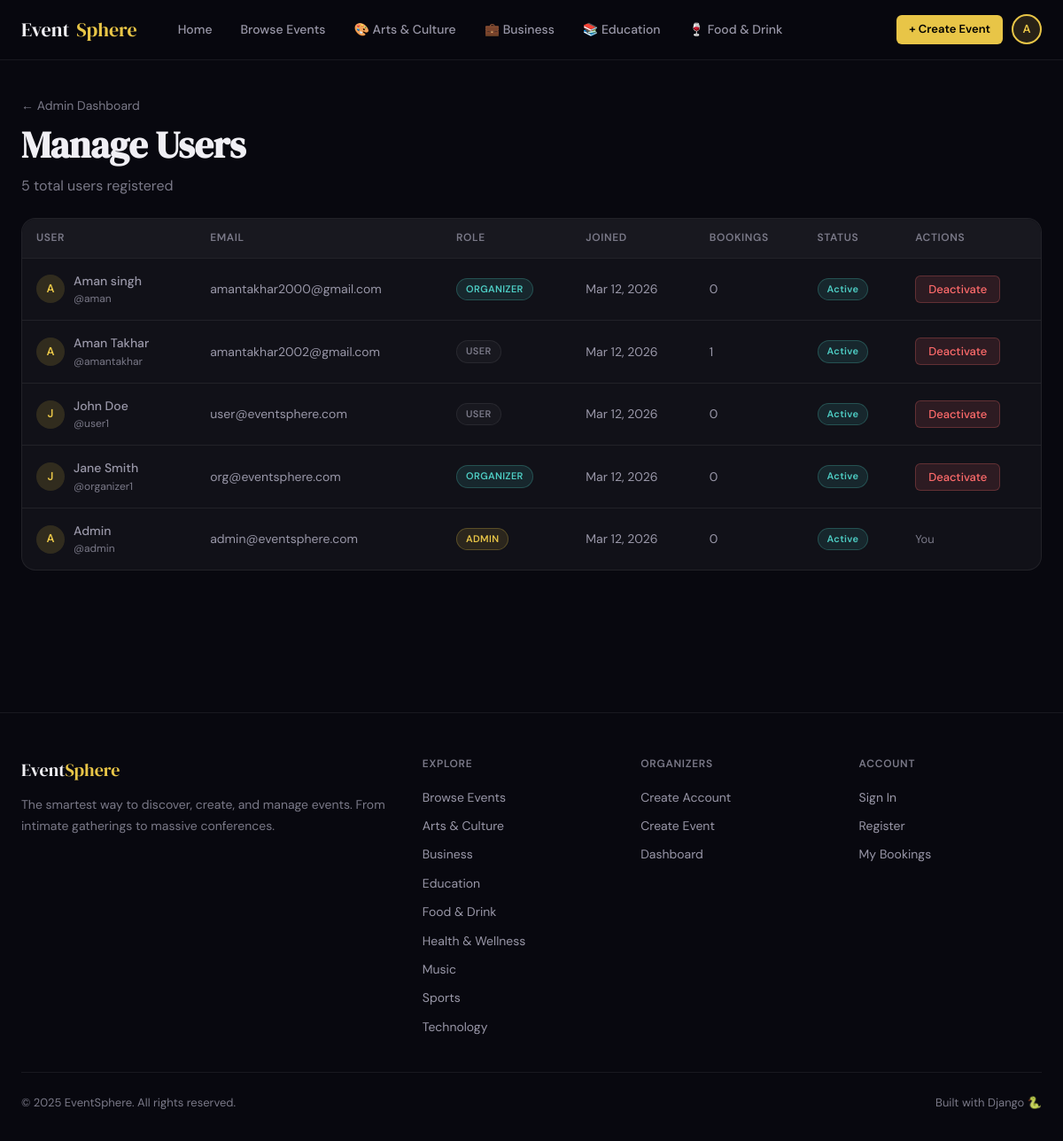
The page /dashboard/admin/users/ (signed in) on the database its author committed.
### events/models.py (models this page shows, shortened)
class Category(models.Model):
    name = models.CharField(max_length=100, unique=True)
    slug = models.SlugField(unique=True)
    icon = models.CharField(max_length=50, default='🎪')
    color = models.CharField(max_length=7, default='#e8c547')
    class Meta:
        verbose_name_plural = 'Categories'
        ordering = ['name']

### accounts/models.py (models this page shows, shortened)
class User(AbstractUser):
    ROLE_CHOICES = [
        ('user', 'User'),
        ('organizer', 'Organizer'),
        ('admin', 'Admin'),
    ]
    role = models.CharField(max_length=20, choices=ROLE_CHOICES, default='user')
    phone = models.CharField(max_length=20, blank=True)
    bio = models.TextField(blank=True)
    avatar = models.ImageField(upload_to='avatars/', blank=True, null=True)
    organization = models.CharField(max_length=200, blank=True)
    is_verified = models.BooleanField(default=False)
    created_at = models.DateTimeField(auto_now_add=True)
    @property
    def is_organizer(self):
        return self.role == 'organizer'
    @property
    def is_admin_user(self):
        return self.role == 'admin' or self.is_superuser

### dashboard/views.py (the view)
    def wrapper(request, *args, **kwargs):
        if not request.user.is_authenticated:
            return redirect('accounts:login')
        if not request.user.is_admin_user:
            messages.error(request, "Access denied. Admin account required.")
            return redirect('home')
        return view_func(request, *args, **kwargs)

### dashboard/views.py (called while the page is built)
def admin_required(view_func):
    def wrapper(request, *args, **kwargs):
        if not request.user.is_authenticated:
            return redirect('accounts:login')
        if not request.user.is_admin_user:
            messages.error(request, "Access denied. Admin account required.")
            return redirect('home')
        return view_func(request, *args, **kwargs)
    return wrapper

@admin_required
def admin_users(request):
    users = User.objects.all().order_by('-date_joined')
    return render(request, 'dashboard/admin_users.html', {'users': users})

### events/context_processors.py (called while the page is built)
def categories(request):
    return {'all_categories': Category.objects.all()}

### templates/dashboard/admin_users.html (shortened to what this page needs)
{% extends 'base.html' %}
{% block content %}
<div class="container" style="padding-top:40px;padding-bottom:80px;">
  <div class="flex-between mb-6">
    <div>
      <a href="{% url 'dashboard:admin_dashboard' %}" style="color:var(--text-muted);font-size:14px;display:flex;align-items:center;gap:6px;margin-bottom:8px;">← Admin Dashboard</a>
      <h1 class="page-title">Manage Users</h1>
      <p class="page-subtitle">{{ users.count }} total users registered</p>
    </div>
  </div>
  <div class="card">
    <div class="table-wrap" style="border:none;">
      <table>
        <thead><tr><th>User</th><th>Email</th><th>Role</th><th>Joined</th><th>Bookings</th><th>Status</th><th>Actions</th></tr></thead>
        <tbody>
          {% for u in users %}
          <tr>
            <td>
              <div style="display:flex;align-items:center;gap:10px;">
                <div style="width:32px;height:32px;border-radius:50%;background:var(--accent-dim);display:flex;align-items:center;justify-content:center;font-size:13px;font-weight:600;color:var(--accent);flex-shrink:0;">
                  {{ u.first_name|first|upper|default:u.username|first|upper }}
                </div>
                <div>
                  <div style="font-weight:500;">{{ u.get_full_name|default:u.username }}</div>
                  <div style="font-size:12px;color:var(--text-muted);">@{{ u.username }}</div>
                </div>
              </div>
            </td>
            <td>{{ u.email }}</td>
            <td>
              <span class="badge {% if u.role == 'admin' or u.is_superuser %}badge-gold{% elif u.role == 'organizer' %}badge-teal{% else %}badge-gray{% endif %}">
                {{ u.role|upper }}
              </span>
            </td>
            <td>{{ u.date_joined|date:"M j, Y" }}</td>
            <td>{{ u.bookings.count }}</td>
            <td>
              <span class="badge {% if u.is_active %}badge-teal{% else %}badge-red{% endif %}">
                {% if u.is_active %}Active{% else %}Inactive{% endif %}
              </span>
            </td>
            <td>
              {% if u != request.user %}
                <form method="post" action="{% url 'dashboard:toggle_user' u.pk %}" style="display:inline;">
                  <button type="submit" class="btn {% if u.is_active %}btn-danger{% else %}btn-success{% endif %} btn-sm">
                    {% if u.is_active %}Deactivate{% else %}Activate{% endif %}
                  </button>
                </form>
              {% else %}
                <span style="font-size:13px;color:var(--text-muted);">You</span>
              {% endif %}
            </td>
          </tr>
          {% endfor %}
        </tbody>
      </table>
    </div>
  </div>
</div>
{% endblock %}

### templates/base.html (shortened to what this page needs)
<!DOCTYPE html>
<html lang="en">
<head>
</head>
<body>
<nav class="nav">
  <div class="nav-inner">
    <a href="{% url 'home' %}" class="nav-logo">Event<span>Sphere</span></a>
    <div class="nav-links">
      <a href="{% url 'home' %}" class="nav-link">Home</a>
      <a href="{% url 'events:list' %}" class="nav-link">Browse Events</a>
      {% for cat in all_categories %}
        {% if forloop.counter <= 4 %}
          <a href="{% url 'events:by_category' cat.slug %}" class="nav-link">{{ cat.icon }} {{ cat.name }}</a>
        {% endif %}
      {% endfor %}
    </div>
    <div class="nav-actions">
      {% if user.is_authenticated %}
        {% if user.is_organizer or user.is_superuser %}
          <a href="{% url 'events:create' %}" class="btn btn-primary btn-sm">+ Create Event</a>
        {% endif %}
        <div class="dropdown">
          <div class="nav-avatar">{{ user.first_name|first|upper }}{{ user.last_name|first|upper }}</div>
        </div>
      {% else %}
        <a href="{% url 'accounts:login' %}" class="btn btn-ghost btn-sm">Login</a>
        <a href="{% url 'accounts:register' %}" class="btn btn-primary btn-sm">Sign Up</a>
      {% endif %}
    </div>
  </div>
</nav>
<main>
  {% block content %}{% endblock %}
</main>
<footer class="footer">
  <div class="container">
    <div class="footer-grid">
      <div>
        <div class="footer-brand">Event<span>Sphere</span></div>
        <p class="footer-desc">The smartest way to discover, create, and manage events. From intimate gatherings to massive conferences.</p>
      </div>
      <div>
        <div class="footer-heading">Explore</div>
        <div class="footer-links">
          <a href="{% url 'events:list' %}" class="footer-link">Browse Events</a>
          {% for cat in all_categories %}
            <a href="{% url 'events:by_category' cat.slug %}" class="footer-link">{{ cat.name }}</a>
          {% endfor %}
        </div>
      </div>
      <div>
        <div class="footer-heading">Organizers</div>
        <div class="footer-links">
          <a href="{% url 'accounts:register_organizer' %}" class="footer-link">Create Account</a>
          <a href="{% url 'events:create' %}" class="footer-link">Create Event</a>
          <a href="{% url 'dashboard:organizer_dashboard' %}" class="footer-link">Dashboard</a>
        </div>
      </div>
      <div>
        <div class="footer-heading">Account</div>
        <div class="footer-links">
          <a href="{% url 'accounts:login' %}" class="footer-link">Sign In</a>
          <a href="{% url 'accounts:register' %}" class="footer-link">Register</a>
          <a href="{% url 'dashboard:user_dashboard' %}" class="footer-link">My Bookings</a>
        </div>
      </div>
    </div>
    <div class="footer-bottom">
      <span>© 2025 EventSphere. All rights reserved.</span>
      <span>Built with Django 🐍</span>
    </div>
  </div>
</footer>
</body>
</html>

### rows shown on the page
Category: icon "🎨", name "Arts & Culture"
Category: icon "💼", name "Business"
Category: icon "📚", name "Education"
Category: icon "🍷", name "Food & Drink"
User: first_name|first "A", get_full_name "Admin", username "admin", email "admin@eventsphere.com", role "ADMIN", date_joined "Mar 12, 2026", bookings.count "0", is_active "Active", shows "You"
User: first_name|first "A", get_full_name "Aman singh", username "aman", email "amantakhar2000@gmail.com", role "ORGANIZER", date_joined "Mar 12, 2026", bookings.count "0", is_active "Active"
User: first_name|first "A", get_full_name "Aman Takhar", username "amantakhar", email "amantakhar2002@gmail.com", role "USER", date_joined "Mar 12, 2026", bookings.count "1", is_active "Active"
User: first_name|first "J", get_full_name "John Doe", username "user1", email "user@eventsphere.com", role "USER", date_joined "Mar 12, 2026", bookings.count "0", is_active "Active"
User: first_name|first "J", get_full_name "Jane Smith", username "organizer1", email "org@eventsphere.com", role "ORGANIZER", date_joined "Mar 12, 2026", bookings.count "0", is_active "Active"
Category: name "Health & Wellness"
Category: name "Music"
Category: name "Sports"
Category: name "Technology"

### other values the page prints
{{ users.count }} "5"
